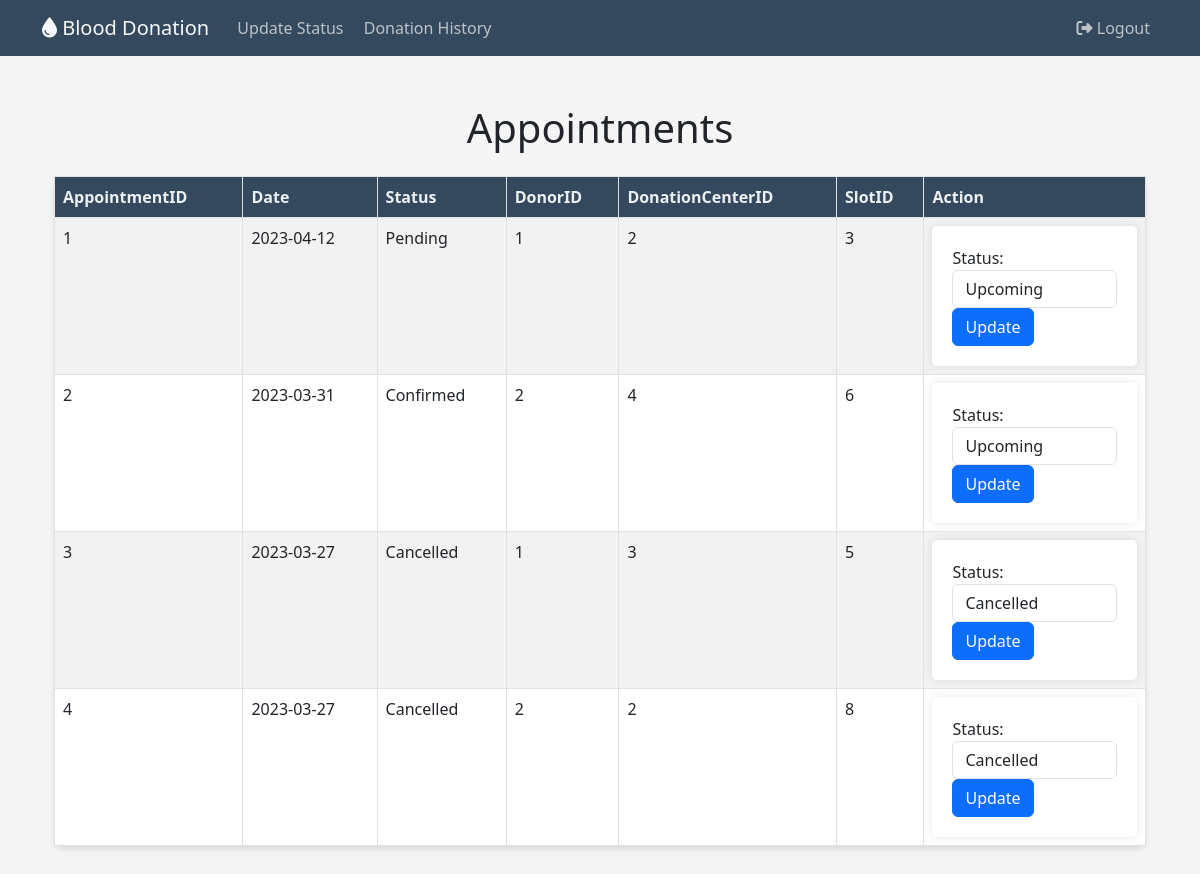
The page /changestatus on the database as committed earlier.
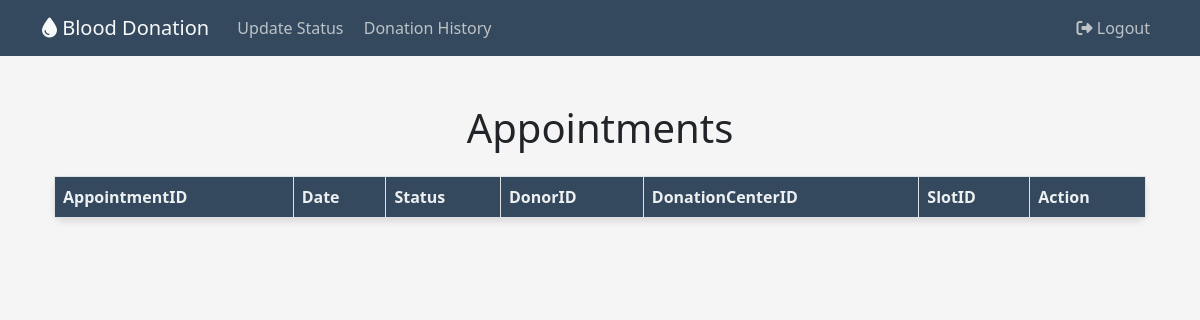
The same page on the database as committed later.
### website/models.py (models this page shows)
class Appointment(db.Model):
    AppointmentID = db.Column(db.Integer, primary_key=True, autoincrement=True)
    Date = db.Column(db.Date, nullable=False)
    Status = db.Column(db.String(20), nullable=False)
    DonorID = db.Column(db.Integer, db.ForeignKey('donors.DonorID'))
    DonationCenterID = db.Column(db.Integer, db.ForeignKey('donation_center.DonationCenterID'))
    SlotID = db.Column(db.Integer, db.ForeignKey('slots.SlotID'))

### website/views.py (the view)
@views.route('/changestatus')
def changestatus():
    appointments = Appointment.query.all()
    return render_template('status.html', appointments=appointments)

### website/templates/status.html (shortened to what this page needs)
{% extends "base2.html" %}
{% block text %}
<div class="container my-5">
    <h1 class="mb-4">Appointments</h1>
    <table class="table table-striped table-bordered table-custom">
        <thead>
            <tr>
				<th>AppointmentID</th>
				<th>Date</th>
				<th>Status</th>
				<th>DonorID</th>
				<th>DonationCenterID</th>
                <th>SlotID</th>
                <th>Action</th>
			</tr>
		</thead>
		<tbody>
			{% for appointment in appointments %}
			<tr>
				<td>{{ appointment.AppointmentID }}</td>
				<td>{{ appointment.Date }}</td>
				<td>{{ appointment.Status }}</td>
				<td>{{ appointment.DonorID }}</td>
				<td>{{ appointment.DonationCenterID }}</td>
                <td>{{ appointment.SlotID }}</td>
                <td>
                    <form method="POST" action="/appointments/{{ appointment.AppointmentID }}/update">
                        <div class="form-group">
                            <label for="status">Status:</label>
                            <select class="form-control" id="status" name="status">
                                <option value="Upcoming" {% if appointment.Status == 'Upcoming' %} selected {% endif %}>Upcoming</option>
                                <option value="Cancelled" {% if appointment.Status == 'Cancelled' %} selected {% endif %}>Cancelled</option>
                            </select>
                        </div>
                        <button type="submit" class="btn btn-primary">Update</button>
                    </form>
                </td>
            </tr>
			{% endfor %}
		</tbody>
	</table>
</div>
{% endblock %}

### website/templates/base2.html (shortened to what this page needs)
<!DOCTYPE html>
<html>
<head>
    <link rel="stylesheet" type="text/css" href="{{ url_for('static', filename='styles.css') }}">
	<link rel="stylesheet" href="https://cdnjs.cloudflare.com/ajax/libs/font-awesome/6.3.0/css/all.min.css" />
	<link href="https://cdn.jsdelivr.net/npm/bootstrap@5.3.0-alpha1/dist/css/bootstrap.min.css" rel="stylesheet">
	<link rel="stylesheet" href="https://cdnjs.cloudflare.com/ajax/libs/bootstrap-datepicker/1.9.0/css/bootstrap-datepicker.css" />
</head>
<body>
	<nav class="navbar navbar-expand-lg navbar-custom">
		<div class="container">
			<a class="navbar-brand text-light" href="#"><i class="fas fa-tint"></i> Blood Donation</a>
			<div class="collapse navbar-collapse" id="navbarNav">
				<ul class="navbar-nav me-auto">
					<li class="nav-item">
						<a class="nav-link nav-link-custom" href="/updatestatus"> Update Status </a>
                    </li>
                    <li class="nav-item">
                        <a class="nav-link nav-link-custom" href="/alldonationhistory"> Donation History </a>
					</li>
				</ul>
				<ul class="navbar-nav">
					<li class="nav-item">
						<a class="nav-link nav-link-custom" href="/logout"><i class="fas fa-sign-out-alt"></i> Logout</a>
					</li>
				</ul>
			</div>
		</div>
	</nav>
	<div class="container mt-4 mb-4">
		{% block text %}
		{% endblock %}
	</div>
</body>
</html>

### website/static/styles.css (style rules this page uses)
body { font-family: 'Poppins', sans-serif; background-color: #f5f5f5 !important; }
h1 { font-size: 36px; margin: 20px 0; text-align: center; color: #4a4a4a; }
.navbar-custom { background-color: #34495e; }
.nav-link-custom { color: #bdc3c7 !important; }

### website/templates/status.html (style rules this page uses)
.table-custom { background-color: #fff; border-radius: 10px; box-shadow: 0 4px 6px rgba(0, 0, 0, 0.1); }
.table-custom thead th { background-color: #34495e; color: #ecf0f1; }

Rows that differ between the two databases and show on the page:
removed Appointment: AppointmentID "1", Date "2023-04-12", Status "Pending", DonorID "1", DonationCenterID "2", SlotID "3"
removed Appointment: AppointmentID "2", Date "2023-03-31", Status "Confirmed", DonorID "2", DonationCenterID "4", SlotID "6"
removed Appointment: AppointmentID "3", Date "2023-03-27", Status "Cancelled", DonorID "1", DonationCenterID "3", SlotID "5", status "Cancelled"
removed Appointment: AppointmentID "4", Date "2023-03-27", Status "Cancelled", DonorID "2", DonationCenterID "2", SlotID "8", status "Cancelled"
